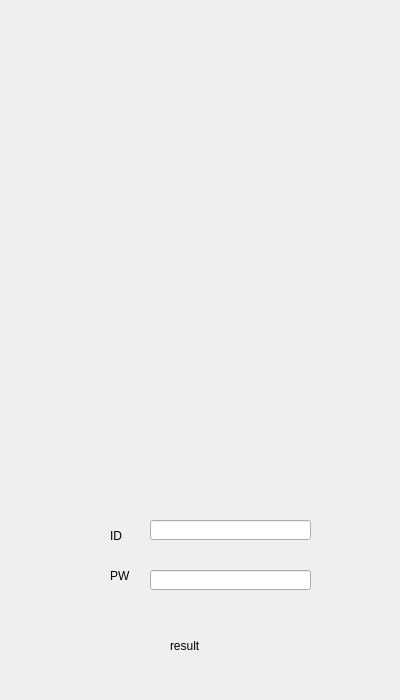
<?xml version="1.0" encoding="UTF-8"?>
<ui version="4.0">
 <class>MainWindow</class>
 <widget class="QMainWindow" name="MainWindow">
  <property name="geometry">
   <rect>
    <x>0</x>
    <y>0</y>
    <width>400</width>
    <height>700</height>
   </rect>
  </property>
  <property name="windowTitle">
   <string>MainWindow</string>
  </property>
  <widget class="QWidget" name="centralwidget">
   <widget class="QLabel" name="label">
    <property name="geometry">
     <rect>
      <x>110</x>
      <y>530</y>
      <width>56</width>
      <height>12</height>
     </rect>
    </property>
    <property name="text">
     <string>ID</string>
    </property>
   </widget>
   <widget class="QLabel" name="label_2">
    <property name="geometry">
     <rect>
      <x>110</x>
      <y>570</y>
      <width>56</width>
      <height>12</height>
     </rect>
    </property>
    <property name="text">
     <string>PW</string>
    </property>
   </widget>
   <widget class="QLabel" name="label_3">
    <property name="geometry">
     <rect>
      <x>170</x>
      <y>640</y>
      <width>56</width>
      <height>12</height>
     </rect>
    </property>
    <property name="text">
     <string>result</string>
    </property>
   </widget>
   <widget class="QLineEdit" name="lineEdit">
    <property name="geometry">
     <rect>
      <x>150</x>
      <y>520</y>
      <width>161</width>
      <height>20</height>
     </rect>
    </property>
   </widget>
   <widget class="QLineEdit" name="lineEdit_2">
    <property name="geometry">
     <rect>
      <x>150</x>
      <y>570</y>
      <width>161</width>
      <height>20</height>
     </rect>
    </property>
   </widget>
  </widget>
 </widget>
 <resources/>
 <connections/>
</ui>
